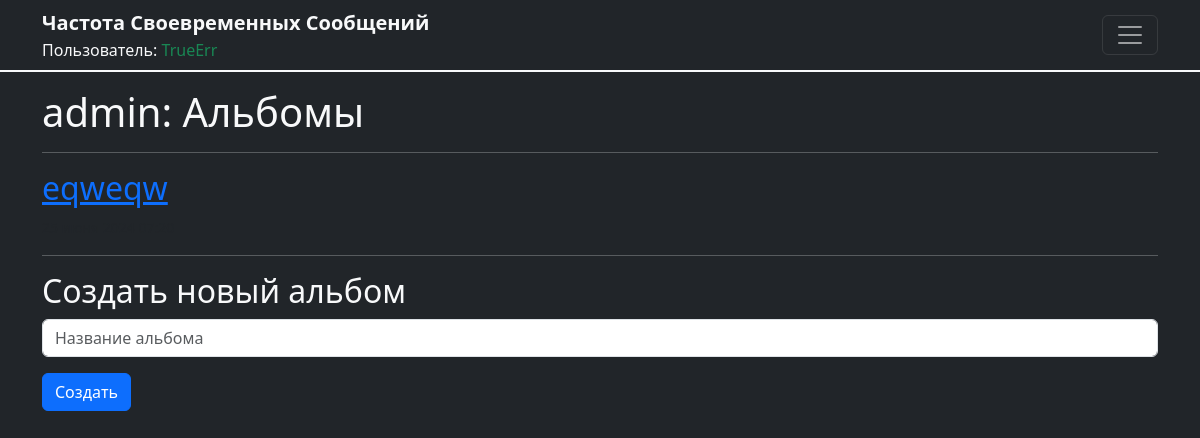
Screenshot of /album/admin/ (signed in) with the database file from the repository.
### users/models.py (models this page shows, shortened)
class User(AbstractUser):
    profile = models.TextField(blank=True)
    is_blocked = models.BooleanField(default=False)
    is_muted = models.BooleanField(default=False)
    block_until = models.DateTimeField(null=True, blank=True)
    mute_until = models.DateTimeField(null=True, blank=True)

class Album(models.Model):
    user = models.ForeignKey(User, on_delete=models.CASCADE)
    title = models.CharField(max_length=255)
    timestamp = models.DateTimeField(auto_now_add=True)

### users/views.py (the view)
# urls.py: path('album/<str:username>/', views.album_view, name='album'),
@login_required
def album_view(request, username):
    user = get_object_or_404(User, username=username)
    albums = Album.objects.filter(user=user)
    if request.method == 'POST':
        title = request.POST.get('title')
        if title:
            Album.objects.create(user=request.user, title=title)
            return redirect('album', username=username)
    return render(request, 'album.html', {
        'profile_user': user,
        'albums': albums,
    })

### templates/album.html (shortened to what this page needs)
{% extends 'base.html' %}
{% block content %}
<h1>{{ profile_user.username }}: Альбомы</h1>
<hr>
<div class="album-list">
  {% for album in albums %}
    <div class="album">
      <h2><a href="{% url 'photo' album.id %}">{{ album.title }}</a></h2>
      <small class="text-muted">{{ album.timestamp|date:"d E Y H:i" }}</small>
    </div>
  {% endfor %}
</div>
<hr>
<h2>Создать новый альбом</h2>
<form method="post">
  <div class="mb-3">
    <input type="text" name="title" class="form-control" placeholder="Название альбома">
  </div>
  <button type="submit" class="btn btn-primary">Создать</button>
</form>
{% endblock %}

### templates/base.html (shortened to what this page needs)
{% load static %}
<!doctype html>
<html lang="ru">
<head>
  <link href="https://cdn.jsdelivr.net/npm/bootstrap@5.3.3/dist/css/bootstrap.min.css" rel="stylesheet"
>
  <link rel="stylesheet" href="{% static 'css/style.css' %}">
</head>
<body class="bg-dark text-light">
  <header class="header">
    <nav class="navbar navbar-dark bg-dark border-bottom border-2 border-light">
      <div class="container">
        <div>
          <a class="text-logo-FTM text-decoration-none text-light fs-5 fw-bold" href="{% url 'home' %}">Частота Своевременных Сообщений</a>
          <div class="">
            <span class="text-light">Пользователь:</span>
            {% if user.is_authenticated %}
              <a class="text-decoration-none text-success" href="{% url 'profile' user.username %}">{{ user }}</a>
            {% else %}
              <span class="text-danger">не авторизирован</span>
            {% endif %}
          </div>
        </div>
        <button class="navbar-toggler " type="button" data-bs-toggle="offcanvas" data-bs-target="#offcanvasDarkNavbar" aria-controls="offcanvasDarkNavbar" aria-label="Переключить навигацию">
          <span class="navbar-toggler-icon"></span>
        </button>
      </div>
    </nav>
  </header>
  <div class="container mt-3">
    {% block content %}
    {% endblock %}
  </div>
</body>
</html>

### rows the page displays
User: username "TrueErr"
User: username "admin"
Album: title "eqweqw"
